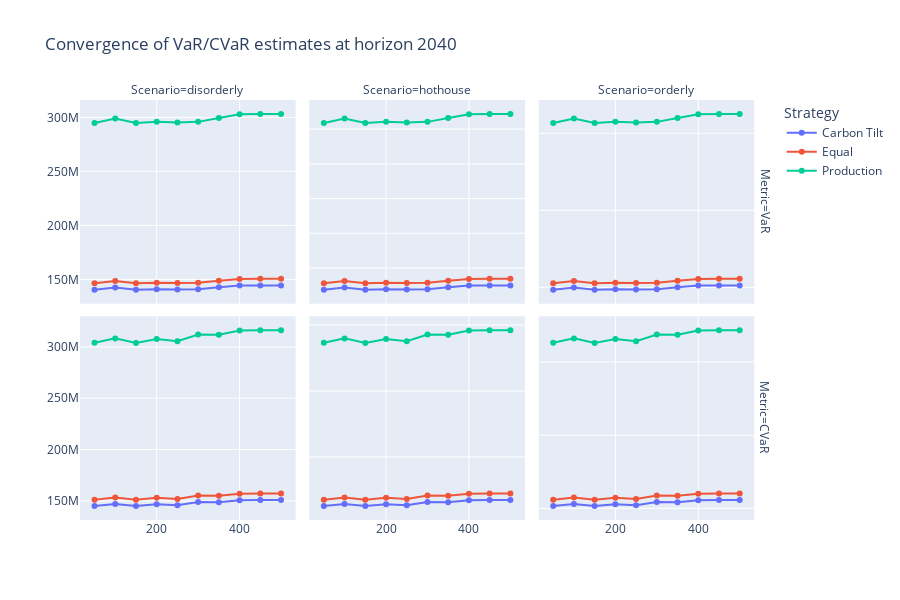

Here is the notebook cell this chart was saved with:
### Code cell
def convergence_profile(costs: np.ndarray, *, alpha: float, min_samples: int = 50, step: int = 50) -> pd.DataFrame:
    """
    Compute convergence profile for VaR and CVaR estimates.
    
    Parameters:
    -----------
    costs : np.ndarray
        Array of cost samples
    alpha : float
        Confidence level for VaR (e.g., 0.05 for 95% VaR)
    min_samples : int
        Minimum number of samples to start analysis
    step : int
        Step size for increasing sample size
        
    Returns:
    --------
    pd.DataFrame
        DataFrame with convergence metrics
    """
    metrics = []
    for n in range(min_samples, len(costs) + 1, step):
        sample = costs[:n]
        var = np.quantile(sample, alpha)
        cvar = sample[sample >= var].mean()
        metrics.append({"Samples": n, "VaR": var, "CVaR": cvar})
    return pd.DataFrame(metrics)


horizon_df = mc_results[mc_results["Year"] == horizon].copy()
conv_frames = []
for (scen_name, strategy), group in horizon_df.groupby(["Scenario", "Strategy"]):
    costs = group.sort_values("MC_id")[cost_column].values
    conv = convergence_profile(costs, alpha=alpha)
    conv["Scenario"] = scen_name
    conv["Strategy"] = strategy
    conv_frames.append(conv)

conv_df = pd.concat(conv_frames, ignore_index=True)
conv_long = conv_df.melt(
    id_vars=["Samples", "Scenario", "Strategy"],
    value_vars=["VaR", "CVaR"],
    var_name="Metric",
    value_name="Value",
)

fig = px.line(
    conv_long,
    x="Samples",
    y="Value",
    color="Strategy",
    facet_row="Metric",
    facet_col="Scenario",
    title=f"Convergence of VaR/CVaR estimates at horizon {horizon}",
    height=600,
)
fig.update_traces(mode="lines+markers")
fig.update_yaxes(matches=None)
fig.update_xaxes(title="")
fig.update_yaxes(title="")
fig.show()

### Figure 1 — Plotly figure (JSON) as saved in the notebook; plotly's stock layout.template omitted (floating-point values rounded to 4 significant figures)
{"data": [{"hovertemplate": "Strategy=Carbon Tilt<br>Metric=VaR<br>Scenario=disorderly<br>Samples=%{x}<br>Value=%{y}<extra></extra>", "legendgroup": "Carbon Tilt", "line": {"color": "#636efa", "dash": "solid"}, "marker": {"symbol": "circle"}, "mode": "lines+markers", "name": "Carbon Tilt", "orientation": "v", "showlegend": true, "type": "scatter", "x": [50, 100, 150, 200, 250, 300, 350, 400, 450, 500], "xaxis": "x4", "y": [140500000.0, 142500000.0, 140500000.0, 141000000.0, 140700000.0, 141000000.0, 142800000.0, 144300000.0, 144500000.0, 144500000.0], "yaxis": "y4"}, {"hovertemplate": "Strategy=Carbon Tilt<br>Metric=VaR<br>Scenario=hothouse<br>Samples=%{x}<br>Value=%{y}<extra></extra>", "legendgroup": "Carbon Tilt", "line": {"color": "#636efa", "dash": "solid"}, "marker": {"symbol": "circle"}, "mode": "lines+markers", "name": "Carbon Tilt", "orientation": "v", "showlegend": false, "type": "scatter", "x": [50, 100, 150, 200, 250, 300, 350, 400, 450, 500], "xaxis": "x5", "y": [43730000.0, 44370000.0, 43730000.0, 43900000.0, 43800000.0, 43900000.0, 44440000.0, 44930000.0, 44990000.0, 44970000.0], "yaxis": "y5"}, {"hovertemplate": "Strategy=Carbon Tilt<br>Metric=VaR<br>Scenario=orderly<br>Samples=%{x}<br>Value=%{y}<extra></extra>", "legendgroup": "Carbon Tilt", "line": {"color": "#636efa", "dash": "solid"}, "marker": {"symbol": "circle"}, "mode": "lines+markers", "name": "Carbon Tilt", "orientation": "v", "showlegend": false, "type": "scatter", "x": [50, 100, 150, 200, 250, 300, 350, 400, 450, 500], "xaxis": "x6", "y": [98480000.0, 99920000.0, 98480000.0, 98860000.0, 98640000.0, 98860000.0, 100100000.0, 101200000.0, 101300000.0, 101300000.0], "yaxis": "y6"}, {"hovertemplate": "Strategy=Carbon Tilt<br>Metric=CVaR<br>Scenario=disorderly<br>Samples=%{x}<br>Value=%{y}<extra></extra>", "legendgroup": "Carbon Tilt", "line": {"color": "#636efa", "dash": "solid"}, "marker": {"symbol": "circle"}, "mode": "lines+markers", "name": "Carbon Tilt", "orientation": "v", "showlegend": false, "type": "scatter", "x": [50, 100, 150, 200, 250, 300, 350, 400, 450, 500], "xaxis": "x", "y": [144900000.0, 147000000.0, 144900000.0, 146700000.0, 145600000.0, 148800000.0, 148700000.0, 150600000.0, 150700000.0, 150800000.0], "yaxis": "y"}, {"hovertemplate": "Strategy=Carbon Tilt<br>Metric=CVaR<br>Scenario=hothouse<br>Samples=%{x}<br>Value=%{y}<extra></extra>", "legendgroup": "Carbon Tilt", "line": {"color": "#636efa", "dash": "solid"}, "marker": {"symbol": "circle"}, "mode": "lines+markers", "name": "Carbon Tilt", "orientation": "v", "showlegend": false, "type": "scatter", "x": [50, 100, 150, 200, 250, 300, 350, 400, 450, 500], "xaxis": "x2", "y": [45110000.0, 45750000.0, 45100000.0, 45660000.0, 45330000.0, 46320000.0, 46290000.0, 46880000.0, 46920000.0, 46930000.0], "yaxis": "y2"}, {"hovertemplate": "Strategy=Carbon Tilt<br>Metric=CVaR<br>Scenario=orderly<br>Samples=%{x}<br>Value=%{y}<extra></extra>", "legendgroup": "Carbon Tilt", "line": {"color": "#636efa", "dash": "solid"}, "marker": {"symbol": "circle"}, "mode": "lines+markers", "name": "Carbon Tilt", "orientation": "v", "showlegend": false, "type": "scatter", "x": [50, 100, 150, 200, 250, 300, 350, 400, 450, 500], "xaxis": "x3", "y": [101600000.0, 103000000.0, 101600000.0, 102800000.0, 102100000.0, 104300000.0, 104200000.0, 105600000.0, 105700000.0, 105700000.0], "yaxis": "y3"}, {"hovertemplate": "Strategy=Equal<br>Metric=VaR<br>Scenario=disorderly<br>Samples=%{x}<br>Value=%{y}<extra></extra>", "legendgroup": "Equal", "line": {"color": "#EF553B", "dash": "solid"}, "marker": {"symbol": "circle"}, "mode": "lines+markers", "name": "Equal", "orientation": "v", "showlegend": true, "type": "scatter", "x": [50, 100, 150, 200, 250, 300, 350, 400, 450, 500], "xaxis": "x4", "y": [146400000.0, 148600000.0, 146400000.0, 147000000.0, 146700000.0, 147000000.0, 148800000.0, 150400000.0, 150600000.0, 150600000.0], "yaxis": "y4"}, {"hovertemplate": "Strategy=Equal<br>Metric=VaR<br>Scenario=hothouse<br>Samples=%{x}<br>Value=%{y}<extra></extra>", "legendgroup": "Equal", "line": {"color": "#EF553B", "dash": "solid"}, "marker": {"symbol": "circle"}, "mode": "lines+markers", "name": "Equal", "orientation": "v", "showlegend": false, "type": "scatter", "x": [50, 100, 150, 200, 250, 300, 350, 400, 450, 500], "xaxis": "x5", "y": [45580000.0, 46240000.0, 45580000.0, 45760000.0, 45650000.0, 45760000.0, 46320000.0, 46830000.0, 46890000.0, 46880000.0], "yaxis": "y5"}, {"hovertemplate": "Strategy=Equal<br>Metric=VaR<br>Scenario=orderly<br>Samples=%{x}<br>Value=%{y}<extra></extra>", "legendgroup": "Equal", "line": {"color": "#EF553B", "dash": "solid"}, "marker": {"symbol": "circle"}, "mode": "lines+markers", "name": "Equal", "orientation": "v", "showlegend": false, "type": "scatter", "x": [50, 100, 150, 200, 250, 300, 350, 400, 450, 500], "xaxis": "x6", "y": [102600000.0, 104100000.0, 102600000.0, 103000000.0, 102800000.0, 103000000.0, 104300000.0, 105500000.0, 105600000.0, 105600000.0], "yaxis": "y6"}, {"hovertemplate": "Strategy=Equal<br>Metric=CVaR<br>Scenario=disorderly<br>Samples=%{x}<br>Value=%{y}<extra></extra>", "legendgroup": "Equal", "line": {"color": "#EF553B", "dash": "solid"}, "marker": {"symbol": "circle"}, "mode": "lines+markers", "name": "Equal", "orientation": "v", "showlegend": false, "type": "scatter", "x": [50, 100, 150, 200, 250, 300, 350, 400, 450, 500], "xaxis": "x", "y": [151100000.0, 153200000.0, 151000000.0, 152900000.0, 151800000.0, 155100000.0, 155000000.0, 157000000.0, 157100000.0, 157100000.0], "yaxis": "y"}, {"hovertemplate": "Strategy=Equal<br>Metric=CVaR<br>Scenario=hothouse<br>Samples=%{x}<br>Value=%{y}<extra></extra>", "legendgroup": "Equal", "line": {"color": "#EF553B", "dash": "solid"}, "marker": {"symbol": "circle"}, "mode": "lines+markers", "name": "Equal", "orientation": "v", "showlegend": false, "type": "scatter", "x": [50, 100, 150, 200, 250, 300, 350, 400, 450, 500], "xaxis": "x2", "y": [47020000.0, 47690000.0, 47010000.0, 47590000.0, 47250000.0, 48270000.0, 48240000.0, 48860000.0, 48910000.0, 48920000.0], "yaxis": "y2"}, {"hovertemplate": "Strategy=Equal<br>Metric=CVaR<br>Scenario=orderly<br>Samples=%{x}<br>Value=%{y}<extra></extra>", "legendgroup": "Equal", "line": {"color": "#EF553B", "dash": "solid"}, "marker": {"symbol": "circle"}, "mode": "lines+markers", "name": "Equal", "orientation": "v", "showlegend": false, "type": "scatter", "x": [50, 100, 150, 200, 250, 300, 350, 400, 450, 500], "xaxis": "x3", "y": [105900000.0, 107400000.0, 105900000.0, 107200000.0, 106400000.0, 108700000.0, 108600000.0, 110000000.0, 110100000.0, 110200000.0], "yaxis": "y3"}, {"hovertemplate": "Strategy=Production<br>Metric=VaR<br>Scenario=disorderly<br>Samples=%{x}<br>Value=%{y}<extra></extra>", "legendgroup": "Production", "line": {"color": "#00cc96", "dash": "solid"}, "marker": {"symbol": "circle"}, "mode": "lines+markers", "name": "Production", "orientation": "v", "showlegend": true, "type": "scatter", "x": [50, 100, 150, 200, 250, 300, 350, 400, 450, 500], "xaxis": "x4", "y": [294700000.0, 299000000.0, 294700000.0, 295800000.0, 295200000.0, 295800000.0, 299500000.0, 302800000.0, 303200000.0, 303100000.0], "yaxis": "y4"}, {"hovertemplate": "Strategy=Production<br>Metric=VaR<br>Scenario=hothouse<br>Samples=%{x}<br>Value=%{y}<extra></extra>", "legendgroup": "Production", "line": {"color": "#00cc96", "dash": "solid"}, "marker": {"symbol": "circle"}, "mode": "lines+markers", "name": "Production", "orientation": "v", "showlegend": false, "type": "scatter", "x": [50, 100, 150, 200, 250, 300, 350, 400, 450, 500], "xaxis": "x5", "y": [91740000.0, 93070000.0, 91740000.0, 92090000.0, 91880000.0, 92090000.0, 93220000.0, 94250000.0, 94370000.0, 94340000.0], "yaxis": "y5"}, {"hovertemplate": "Strategy=Production<br>Metric=VaR<br>Scenario=orderly<br>Samples=%{x}<br>Value=%{y}<extra></extra>", "legendgroup": "Production", "line": {"color": "#00cc96", "dash": "solid"}, "marker": {"symbol": "circle"}, "mode": "lines+markers", "name": "Production", "orientation": "v", "showlegend": false, "type": "scatter", "x": [50, 100, 150, 200, 250, 300, 350, 400, 450, 500], "xaxis": "x6", "y": [206600000.0, 209600000.0, 206600000.0, 207400000.0, 206900000.0, 207400000.0, 209900000.0, 212300000.0, 212500000.0, 212500000.0], "yaxis": "y6"}, {"hovertemplate": "Strategy=Production<br>Metric=CVaR<br>Scenario=disorderly<br>Samples=%{x}<br>Value=%{y}<extra></extra>", "legendgroup": "Production", "line": {"color": "#00cc96", "dash": "solid"}, "marker": {"symbol": "circle"}, "mode": "lines+markers", "name": "Production", "orientation": "v", "showlegend": false, "type": "scatter", "x": [50, 100, 150, 200, 250, 300, 350, 400, 450, 500], "xaxis": "x", "y": [304000000.0, 308300000.0, 304000000.0, 307700000.0, 305500000.0, 312100000.0, 311900000.0, 315900000.0, 316200000.0, 316300000.0], "yaxis": "y"}, {"hovertemplate": "Strategy=Production<br>Metric=CVaR<br>Scenario=hothouse<br>Samples=%{x}<br>Value=%{y}<extra></extra>", "legendgroup": "Production", "line": {"color": "#00cc96", "dash": "solid"}, "marker": {"symbol": "circle"}, "mode": "lines+markers", "name": "Production", "orientation": "v", "showlegend": false, "type": "scatter", "x": [50, 100, 150, 200, 250, 300, 350, 400, 450, 500], "xaxis": "x2", "y": [94630000.0, 95980000.0, 94620000.0, 95790000.0, 95100000.0, 97160000.0, 97090000.0, 98340000.0, 98430000.0, 98450000.0], "yaxis": "y2"}, {"hovertemplate": "Strategy=Production<br>Metric=CVaR<br>Scenario=orderly<br>Samples=%{x}<br>Value=%{y}<extra></extra>", "legendgroup": "Production", "line": {"color": "#00cc96", "dash": "solid"}, "marker": {"symbol": "circle"}, "mode": "lines+markers", "name": "Production", "orientation": "v", "showlegend": false, "type": "scatter", "x": [50, 100, 150, 200, 250, 300, 350, 400, 450, 500], "xaxis": "x3", "y": [213100000.0, 216100000.0, 213100000.0, 215700000.0, 214200000.0, 218800000.0, 218700000.0, 221500000.0, 221700000.0, 221700000.0], "yaxis": "y3"}], "layout": {"annotations": [{"font": {}, "showarrow": false, "text": "Scenario=disorderly", "x": 0.1567, "xanchor": "center", "xref": "paper", "y": 1, "yanchor": "bottom", "yref": "paper"}, {"font": {}, "showarrow": false, "text": "Scenario=hothouse", "x": 0.49, "xanchor": "center", "xref": "paper", "y": 1, "yanchor": "bottom", "yref": "paper"}, {"font": {}, "showarrow": false, "text": "Scenario=orderly", "x": 0.8233, "xanchor": "center", "xref": "paper", "y": 1, "yanchor": "bottom", "yref": "paper"}, {"font": {}, "showarrow": false, "text": "Metric=CVaR", "textangle": 90, "x": 0.98, "xanchor": "left", "xref": "paper", "y": 0.2425, "yanchor": "middle", "yref": "paper"}, {"font": {}, "showarrow": false, "text": "Metric=VaR", "textangle": 90, "x": 0.98, "xanchor": "left", "xref": "paper", "y": 0.7575, "yanchor": "middle", "yref": "paper"}], "height": 600, "legend": {"title": {"text": "Strategy"}, "tracegroupgap": 0}, "title": {"text": "Convergence of VaR/CVaR estimates at horizon 2040"}, "xaxis": {"anchor": "y", "domain": [0, 0.3133], "title": {"text": ""}}, "xaxis2": {"anchor": "y2", "domain": [0.3333, 0.6467], "matches": "x", "title": {"text": ""}}, "xaxis3": {"anchor": "y3", "domain": [0.6667, 0.98], "matches": "x", "title": {"text": ""}}, "xaxis4": {"anchor": "y4", "domain": [0, 0.3133], "matches": "x", "showticklabels": false, "title": {"text": ""}}, "xaxis5": {"anchor": "y5", "domain": [0.3333, 0.6467], "matches": "x", "showticklabels": false, "title": {"text": ""}}, "xaxis6": {"anchor": "y6", "domain": [0.6667, 0.98], "matches": "x", "showticklabels": false, "title": {"text": ""}}, "yaxis": {"anchor": "x", "domain": [0, 0.485], "title": {"text": ""}}, "yaxis2": {"anchor": "x2", "domain": [0, 0.485], "showticklabels": false, "title": {"text": ""}}, "yaxis3": {"anchor": "x3", "domain": [0, 0.485], "showticklabels": false, "title": {"text": ""}}, "yaxis4": {"anchor": "x4", "domain": [0.515, 1], "title": {"text": ""}}, "yaxis5": {"anchor": "x5", "domain": [0.515, 1], "showticklabels": false, "title": {"text": ""}}, "yaxis6": {"anchor": "x6", "domain": [0.515, 1], "showticklabels": false, "title": {"text": ""}}}}
